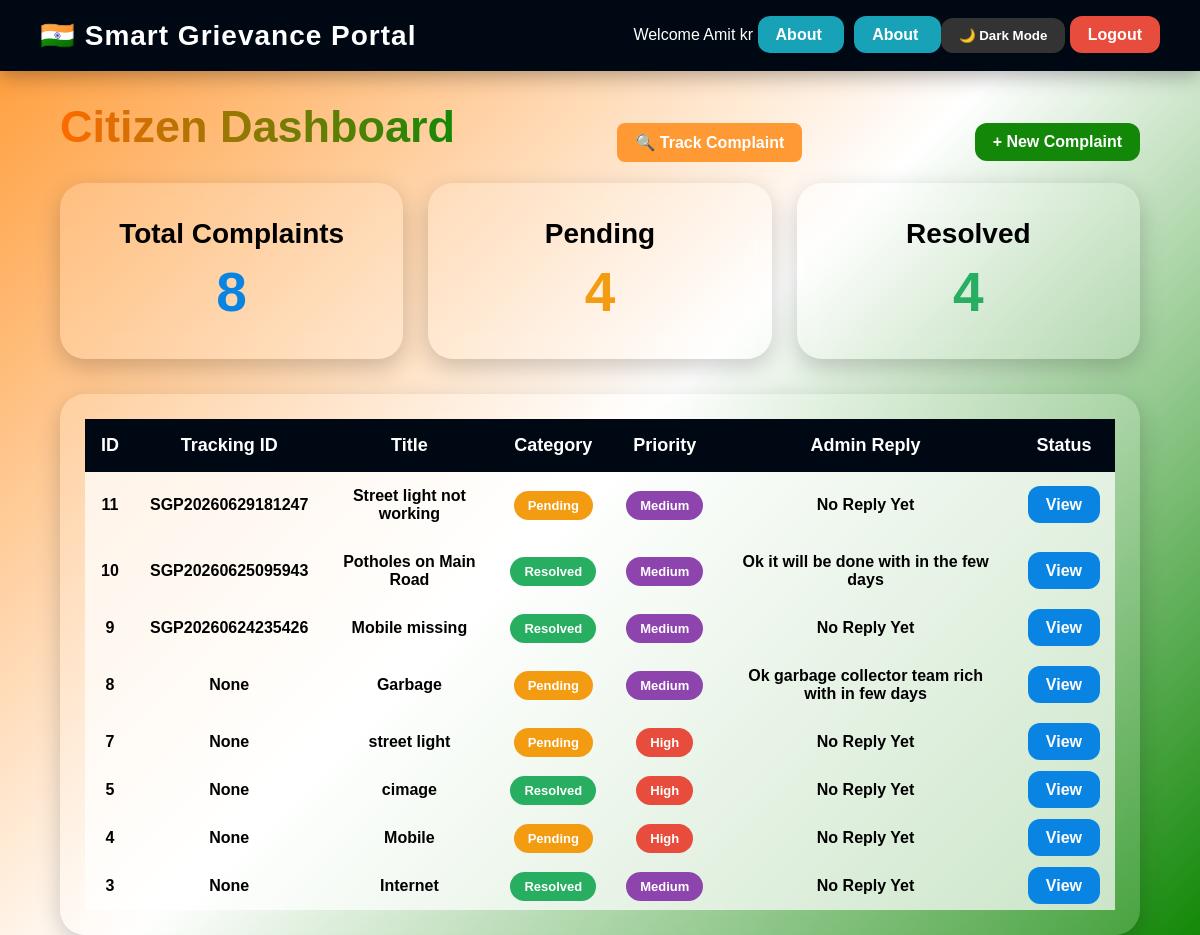
Page /user_dashboard (signed in) on the committed database.
### tables this page shows
CREATE TABLE complaints (
            id INTEGER PRIMARY KEY AUTOINCREMENT,
            user_name TEXT NOT NULL,
            title TEXT NOT NULL,
            description TEXT NOT NULL,
            category TEXT NOT NULL,
            priority TEXT DEFAULT 'Medium',
            status TEXT DEFAULT 'Pending',
            ai_score INTEGER DEFAULT 0,
            created_at TEXT DEFAULT CURRENT_TIMESTAMP
        , location TEXT, evidence TEXT, reply TEXT, tracking_id TEXT);

### app.py (the view)
@app.route("/user_dashboard")
def user_dashboard():
    if "user" not in session or session["role"] != "user":
        return redirect(url_for("login"))
    with get_db_connection() as conn:
        complaints = conn.execute("""
        SELECT * FROM complaints
        WHERE user_name=?
        ORDER BY created_at DESC
        """, (
            session["user"],
        )).fetchall()
    return render_template(
        "user_dashboard.html",
        complaints=complaints
    )

### app.py (called while the page is built)
def get_db_connection():
    conn = sqlite3.connect(DATABASE)
    conn.row_factory = sqlite3.Row
    return conn

### templates/user_dashboard.html (shortened to what this page needs)
<!DOCTYPE html>
<html lang="en">
<head>
</head>
<body>
<div class="navbar">
<div class="logo">
🇮🇳 Smart Grievance Portal
</div>
<div>
Welcome {{ session['user'] }}
<a href="{{ url_for('about') }}"
class="btn"
style="background:#17a2b8; margin-right:10px;">
About
</a>
<a href="{{ url_for('about') }}" class="btn" style="background:#17a2b8;">
About
</a>
<button id="darkModeBtn" class="btn" style="background:#333;">
🌙 Dark Mode
</button>
<a href="{{ url_for('logout') }}" class="btn logout">
Logout
</a>
</div>
</div>
<div class="container">
<div class="top-section">
<div class="heading">
Citizen Dashboard
</div>
<a href="{{ url_for('track_complaint') }}"
class="track-btn">
🔍 Track Complaint
</a>
<a href="{{ url_for('new_complaint') }}" class="btn new">
+ New Complaint
</a>
</div>
<div class="cards">
<div class="card">
<h2>Total Complaints</h2>
<h1 style="color:#0984e3;">
{{ complaints|length }}
</h1>
</div>
<div class="card">
<h2>Pending</h2>
<h1 style="color:#f39c12;">
{{ complaints|selectattr("status","equalto","Pending")|list|length }}
</h1>
</div>
<div class="card">
<h2>Resolved</h2>
<h1 style="color:#27ae60;">
{{ complaints|selectattr("status","equalto","Resolved")|list|length }}
</h1>
</div>
</div>
<div class="table-box">
<div style="overflow-x:auto;">
<table>
<tr>
<th>ID</th>
<th>Tracking ID</th>
<th>Title</th>
<th>Category</th>
<th>Priority</th>
<th>Admin Reply</th>
<th>Status</th>
</tr>
{% for c in complaints %}
<tr>
<td>{{ c.id }}</td>
<td>{{ c.tracking_id }}</td>
<td>{{ c.title }}</td>
<td>
{% if c.status == "Pending" %}
<span class="badge pending">Pending</span>
{% else %}
<span class="badge resolved">Resolved</span>
{% endif %}
</td>
<td>
{% if c.priority == "Low" %}
<span class="badge low">Low</span>
{% elif c.priority == "Medium" %}
<span class="badge medium">Medium</span>
{% else %}
<span class="badge high">High</span>
{% endif %}
</td>
<td>
{{ c.reply if c.reply else "No Reply Yet" }}
</td>
<td>
<a href="{{ url_for('view_complaint', id=c.id) }}"
class="btn"
style="background:#0984e3;">
View
</a>
</td>
</tr>
{% endfor %}
</table>
</div>
</div>
</body>
</html>

### templates/user_dashboard.html (style rules this page uses)
.top-section { display:flex; justify-content:space-between; align-items:center; flex-wrap:wrap; gap:15px; }
.track-btn { background:#ff9933; color:white; padding:10px 18px; border-radius:8px; text-decoration:none; font-weight:bold; margin-right:10px; display:inline-block; transition:0.3s; }
* { margin:0; padding:0; box-sizing:border-box; font-family:Arial; }
body { overflow-x:hidden; min-height:100vh; background:linear-gradient( 135deg, #ff9933, white, #138808 ); }
.navbar { width:100%; background:#000814; color:white; padding:18px 40px; display:flex; justify-content:space-between; align-items:center; box-shadow:0 5px 20px rgba(0,0,0,0.3); }
.logo { font-size:28px; font-weight:bold; letter-spacing:1px; }
.btn { padding:10px 18px; border:none; border-radius:12px; text-decoration:none; color:white; font-weight:bold; transition:0.4s; }
.logout { background:#e74c3c; }
.new { background:#138808; }
.container { width:90%; margin:auto; padding-top:30px; }
.heading { font-size:45px; font-weight:bold; margin-bottom:30px; background:linear-gradient(to right,#ff6a00,#138808); -webkit-background-clip:text; -webkit-text-fill-color:transparent; animation:glow 2s infinite alternate; }
.cards { display:flex; gap:25px; margin-bottom:35px; }
.card { flex:1; padding:35px; border-radius:25px; text-align:center; background:rgba(255,255,255,0.18); backdrop-filter:blur(12px); box-shadow:0 8px 25px rgba(0,0,0,0.2); transition:0.5s; }
.card h2 { font-size:28px; margin-bottom:10px; }
.card h1 { font-size:55px; }
.table-box { background:rgba(255,255,255,0.18); backdrop-filter:blur(12px); padding:25px; border-radius:25px; box-shadow:0 8px 25px rgba(0,0,0,0.2); }
table { width:100%; border-collapse:collapse; overflow:hidden; }
th { background:#000814; color:white; padding:16px; font-size:18px; }
td { padding:15px; text-align:center; background:rgba(255,255,255,0.7); font-weight:bold; }
.badge { padding:7px 14px; border-radius:20px; color:white; font-size:13px; font-weight:bold; }
.pending { background:#f39c12; }
.resolved { background:#27ae60; }
.medium { background:#8e44ad; }
.high { background:#e74c3c; }

### rows in the picture
complaints: id "11", tracking_id "SGP20260629181247", title "Street light not working", status "Pending", priority "Medium", reply "No Reply Yet"
complaints: id "10", tracking_id "SGP20260625095943", title "Potholes on Main Road", status "Resolved", priority "Medium", reply "Ok it will be done with in the few days"
complaints: id "9", tracking_id "SGP20260624235426", title "Mobile missing", status "Resolved", priority "Medium", reply "No Reply Yet"
complaints: id "8", tracking_id "None", title "Garbage", status "Pending", priority "Medium", reply "Ok garbage collector team rich with in few days"
complaints: id "7", tracking_id "None", title "street light", status "Pending", priority "High", reply "No Reply Yet"
complaints: id "5", tracking_id "None", title "cimage", status "Resolved", priority "High", reply "No Reply Yet"
complaints: id "4", tracking_id "None", title "Mobile", status "Pending", priority "High", reply "No Reply Yet"
complaints: id "3", tracking_id "None", title "Internet", status "Resolved", priority "Medium", reply "No Reply Yet"

### other values in the picture
{{ session['user'] }} "Amit kr"
{{ complaints|length }} "8"
{{ complaints|selectattr("status","equalto","Pending")|list|length }} "4"
{{ complaints|selectattr("status","equalto","Resolved")|list|length }} "4"
